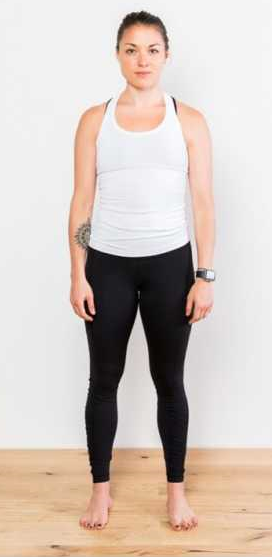
#> input picture thin-plate-spline/sample.png, 272 x 557 px
$ python TPSwarping.py
#> lines starting #> are read from the running program, lines starting #| are printed output that depends on the picture; after the words box and inside, x2 and y2 are one past the last pixel; in counts of white or black regions, pixels touching at a corner belong together
import numpy as np
import cv2

def WarpImage_TPS(source,target,img):
	tps = cv2.createThinPlateSplineShapeTransformer()

	source=source.reshape(-1,len(source),2)
	target=target.reshape(-1,len(target),2)

	matches=list()
	for i in range(0,len(source[0])):

		matches.append(cv2.DMatch(i,i,0))

	tps.estimateTransformation(target, source, matches)  # note it is target --> source

	new_img = tps.warpImage(img)

	# get the warp kps in for source and target
	tps.estimateTransformation(source, target, matches)  # note it is source --> target
	# there is a bug here, applyTransformation must receive np.float32 data type
	f32_pts = np.zeros(source.shape, dtype=np.float32)
	f32_pts[:] = source[:]
	transform_cost, new_pts1 = tps.applyTransformation(f32_pts)  # e.g., 1 x 4 x 2
	f32_pts = np.zeros(target.shape, dtype=np.float32)
	f32_pts[:] = target[:]
	transform_cost, new_pts2 = tps.applyTransformation(f32_pts)  # e.g., 1 x 4 x 2

	return new_img, new_pts1, new_pts2

def thin_plate_transform(x,y,offw,offh,imshape,shift_l=-0.05,shift_r=0.05,num_points=5,offsetMatrix=False):
	rand_p=np.random.choice(x.size,num_points,replace=False)
	movingPoints=np.zeros((1,num_points,2),dtype='float32')
	fixedPoints=np.zeros((1,num_points,2),dtype='float32')

	movingPoints[:,:,0]=x[rand_p]
	movingPoints[:,:,1]=y[rand_p]
	fixedPoints[:,:,0]=movingPoints[:,:,0]+offw*(np.random.rand(num_points)*(shift_r-shift_l)+shift_l)
	fixedPoints[:,:,1]=movingPoints[:,:,1]+offh*(np.random.rand(num_points)*(shift_r-shift_l)+shift_l)

	tps=cv2.createThinPlateSplineShapeTransformer()
	good_matches=[cv2.DMatch(i,i,0) for i in range(num_points)]
	tps.estimateTransformation(movingPoints,fixedPoints,good_matches)

	imh,imw=imshape
	x,y=np.meshgrid(np.arange(imw),np.arange(imh))
	x,y=x.astype('float32'),y.astype('float32')
	# there is a bug here, applyTransformation must receive np.float32 data type
	newxy=tps.applyTransformation(np.dstack((x.ravel(),y.ravel())))[1]
	newxy=newxy.reshape([imh,imw,2])

	if offsetMatrix:
		return newxy,newxy-np.dstack((x,y))
	else:
		return newxy

def showPoints(source, target, img):
	for p in source:
		cv2.circle(img, (p[0], p[1]), r, [0, 0, 255])
	for p in target:
		cv2.circle(img, (p[0], p[1]), r, [255, 0, 0])
	cv2.imshow('w', img)
	cv2.waitKey(0)


# Zp = np.array([
#     [0, 0], [265, 0], [0, 550], [265, 550],
#     [105, 200], [100, 220], [180, 200], [185, 220]  # More points around belly
# ])

# Zs = np.array([
#     [0, 0], [265, 0], [0, 550], [265, 550],
#     [110, 200], [105, 220], [175, 200], [180, 220]  # Adjusted inward
# ])

Zp = np.array([
    [0, 0], [272, 0], [0, 557], [272, 557],  # Corners
    [0, 100], [0, 489], [276, 100], [276, 489],  # Mid-points on edges
    [105, 200], [100, 220], [180, 200], [185, 220]  # Belly points
])

Zs = np.array([
    [0, 0], [272, 0], [0, 557], [272, 557],  # Corners unchanged
    [0, 100], [0, 489], [276, 100], [276, 489],  # Mid-points on edges unchanged
    [110, 200], [105, 220], [175, 200], [180, 220]  # Adjusted belly points
])

im = cv2.imread('sample.png')
#> im is the input picture: shape (557, 272, 3); mean B, G, R 189.3, 197, 209.4
print(im.shape)
#| (557, 272, 3)

if im is None:
    print("Error loading image. Check the file path.")
    exit(1)

r = 6 #radius

# [7 lines of commented-out code are left out]
new_im, new_pts1, new_pts2 = WarpImage_TPS(Zp, Zs, im) #Source, target, destination
#> in WarpImage_TPS, `new_img = tps.warpImage(img)`:
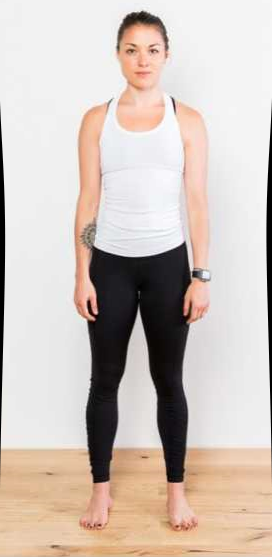
#> new_img: shape (557, 272, 3); mean B, G, R 186.9, 194.7, 206.9
#> new_pts1 = [[7.07e-05, 0], [272, 0], [1.66e-05, 557], [272, 557], [2.59e-05, 100], [1.72e-05, 489], [276, 100], [276, 489], [110, 200], [105, 220], [175, 200], [180, 220]]; new_pts2 = [[7.07e-05, 0], [272, 0], [1.66e-05, 557], [272, 557], [2.59e-05, 100], [1.72e-05, 489], [276, 100], [276, 489], [114.5, 200], [109.6, 220], [170.5, 200], [175.4, 220]]
new_pts1, new_pts2 = new_pts1.squeeze(), new_pts2.squeeze()
print(new_pts1, new_pts2)
#> (printed output is left out)

new_xy = thin_plate_transform(x=Zp[:, 0], y=Zp[:, 1], offw=3, offh=2, imshape=im.shape[0:2], num_points=4)


# showPoints(new_pts1, Zs, new_im)

for p in Zp:
	cv2.circle(im, (p[0], p[1]), r, [0, 0, 255])
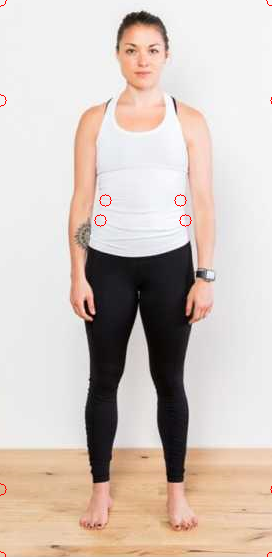
#> im: shape (557, 272, 3); 0.14% of pixels changed, all inside (x1, y1, x2, y2) = (0, 0, 272, 557)
for p in Zs:
	cv2.circle(im, (p[0], p[1]), r, [255, 0, 0])
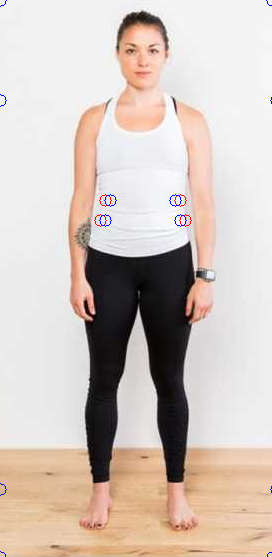
#> im: shape (557, 272, 3); 0.14% of pixels changed, all inside (x1, y1, x2, y2) = (0, 0, 272, 557)
cv2.imshow('w', im)
cv2.waitKey(500)


for p in Zs:
	cv2.circle(new_im, (p[0], p[1]), r, [255, 0, 0])
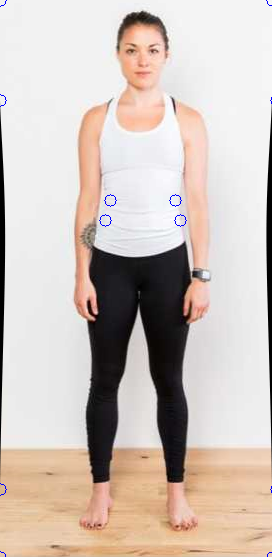
#> new_im: shape (557, 272, 3); 0.14% of pixels changed, all inside (x1, y1, x2, y2) = (0, 0, 272, 557)
for p in new_pts1:
	cv2.circle(new_im, (int(p[0]), int(p[1])), 3, [0, 0, 255])
#> this loop made 12 passes
cv2.imshow('w2', new_im)
cv2.waitKey(0)
